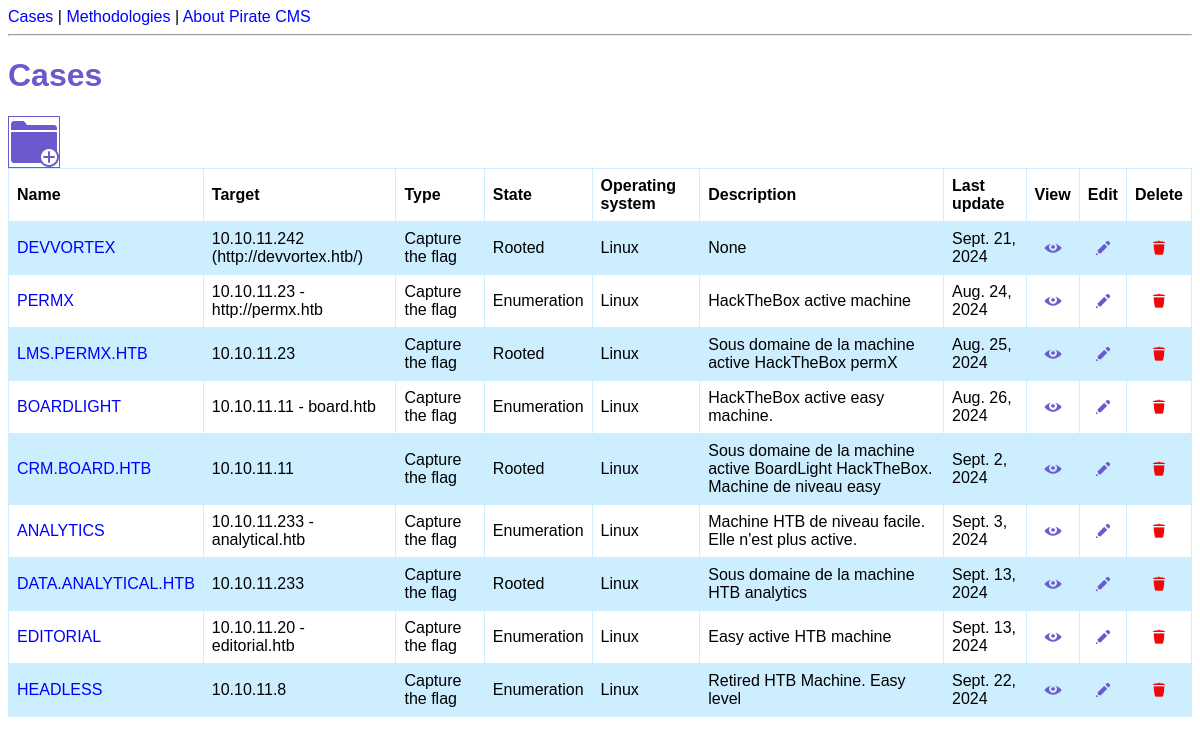
Page /cases/ on the earlier database version.
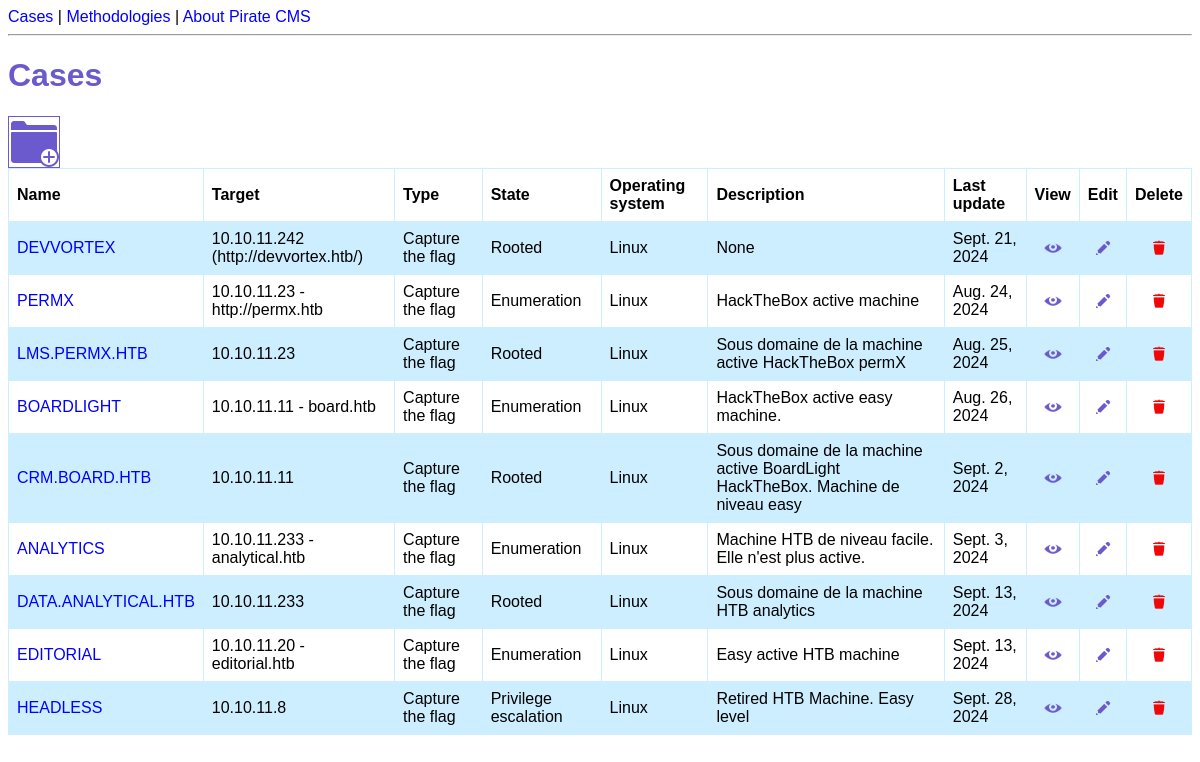
Same page on the later database version.
### cms/models.py (models this page shows, shortened)
class Case(models.Model):
    class State(models.TextChoices):
        ENUMERATION = 'Enumeration'
        FOOTHOLD = 'Foothold'
        PRIVESC = 'Privilege escalation'
        ROOTED = 'Rooted'
    class OperatingSystem(models.TextChoices):
        UNKNOWN = 'Unknown'
        LINUX = 'Linux'
        WINDOWS = 'Windows'
    class TypeTarget(models.TextChoices):
        CAPTURE_THE_FLAG = 'Capture the flag'
        BUG_BOUNTY = 'Bug bounty'
        IN_THE_WILD = 'In the wild'
        NOT_DEFINED = 'Not defined'
    name = models.fields.CharField(max_length=250, null=True)
    webpage = models.fields.URLField(null=True, blank=True)
    address = models.fields.CharField(max_length=250, null=True)
    description = models.fields.CharField(max_length=1000, null=True, blank=True)
    state = models.fields.CharField(choices=State.choices, max_length=20, default="Enumeration")
    OS = models.fields.CharField(choices=OperatingSystem.choices, max_length=10, default="Unknown")
    last_update = models.fields.DateField(null=True, default=date.today())
    type_of_target = models.fields.CharField(choices=TypeTarget.choices, max_length=20, default='Not defined')

### cms/views.py (the view)
# urls.py: path('cases/', views.cases_list, name='cases-list'),
def cases_list(request):
    cases = Case.objects.all()
    return render(request, 'cms/cases.html', {'cases': cases})

### cms/templates/cms/cases.html (shortened to what this page needs)
{% extends 'cms/base.html' %}
{% load static %}
{% block content %}
<h1>Cases</h1>
<a href="{% url 'case-create' %}">
    <img src="{% static 'cms/newCase_icon.png' %}" class="big_icons" title="Create a new case">
</a>
<table>
    <tr>
        <th>Name</th>
        <th>Target</th>
        <th>Type</th>
        <th>State</th>
        <th>Operating system</th>
        <th>Description</th>
        <th>Last update</th>
        <th style="text-align: center;">View</th>
        <th style="text-align: center;">Edit</th>
        <th style="text-align: center;"> Delete</th>
    </tr>
    {% for case in cases %}
    <tr>
        <td><a href="{% url 'case-detail' case.id %}" title="View details">{{ case.name|upper }}</a></td>
        <td>{{ case.address }}</td>
        <td>{{ case.type_of_target }}</td>
        <td>{{ case.state }}</td>
        <td>{{ case.OS }}</td>
        <td>{{ case.description|truncatechars:120 }}</td>
        <td>{{ case.last_update }}</td>
        <td style="text-align: center;">
            <a href="{% url 'case-detail' case.id %}">
                <img  src="{% static 'cms/view_icon.png' %}" width="18" height="18" title="View details">
            </a>
        </td>
        <td style="text-align: center;">
            <a href="{% url 'case-update' case.id %}">
                <img src="{% static 'cms/edit_icon.png' %}" width="18" height="18" title="Edit">
            </a>
        </td>
        <td style="text-align: center;">
            <a href="{% url 'case-delete' case.id %}">
                <img src="{% static 'cms/delete_icon.png' %}" width="18" height="18" title="Delete">
            </a>
        </td>
    </tr>
    {% endfor %}
</table>
{% endblock %}

Differences in the rows shown:
changed Case "HEADLESS": state "Enumeration" → "Privilege escalation"; last_update "Sept. 22, 2024" → "Sept. 28, 2024"
